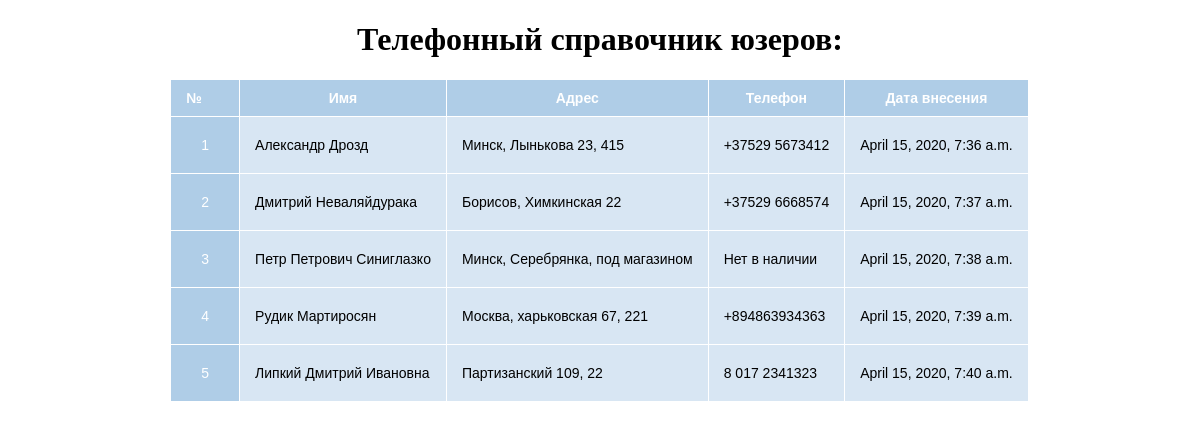
The page / on the database its author committed.
### phonecat/models.py (models this page shows)
class PhonesTab(models.Model):
    Name = models.CharField(max_length=255)
    RegDate = models.DateTimeField('date published')
    Address = models.CharField(max_length=255)
    Phone = models.CharField(max_length=30)

### phonecat/views.py (the view)
# urls.py: url(r'^$', views.index, name='index')
def index(request):
    message = None
    if "message" in request.GET:
        message = request.GET["message"]
    phn = PhonesTab.objects.all()
    return render(
        request,
        "index.html",
        locals()
    )

### templates/index.html (shortened to what this page needs)
{% load static %}
<!DOCTYPE html>
<html lang="en">
<head>
    <link rel="stylesheet" type="text/css" href="{% static 'table.css' %}">
</head>
<body>
<h1 align="center" >Телефонный справочник юзеров:</h1>
<table align="center"  >
    <tr align="center" >
        <th>№</th>
        <th>Имя</th>
        <th>Адрес</th>
        <th>Телефон</th>
        <th>Дата внесения</th>
    </tr>
    {% if phn %}
       {% for phone in phn %}
            <tr>
                <td>{{ phone.id }}</td>
                <td>{{ phone.Name }}</td>
                <td>{{ phone.Address  }}</td>
                <td>{{ phone.Phone }}</td>
                <td>{{ phone.RegDate}}</td>
            </tr>
        {% endfor %}
    {% endif %}
</table>
</body>
</html>

### static/table.css (style rules this page uses)
table { font-family: "Lucida Sans Unicode", "Lucida Grande", Sans-Serif; font-size: 14px; border-collapse: collapse; }
th, td:first-child { background: #AFCDE7; color: white; padding: 20px 30px; }
th, td { border-style: solid; border-width: 0 1px 1px 0; border-color: white; padding: 10px 15px; }
td { background: #D8E6F3; }
th:first-child, td:first-child { text-align: left; }

### rows shown on the page
PhonesTab: id "1", Name "Александр Дрозд", Address "Минск, Лынькова 23, 415", Phone "+37529 5673412", RegDate "April 15, 2020, 7:36 a.m."
PhonesTab: id "2", Name "Дмитрий Неваляйдурака", Address "Борисов, Химкинская 22", Phone "+37529 6668574", RegDate "April 15, 2020, 7:37 a.m."
PhonesTab: id "3", Name "Петр Петрович Синиглазко", Address "Минск, Серебрянка, под магазином", Phone "Нет в наличии", RegDate "April 15, 2020, 7:38 a.m."
PhonesTab: id "4", Name "Рудик Мартиросян", Address "Москва, харьковская 67, 221", Phone "+894863934363", RegDate "April 15, 2020, 7:39 a.m."
PhonesTab: id "5", Name "Липкий Дмитрий Ивановна", Address "Партизанский 109, 22", Phone "8 017 2341323", RegDate "April 15, 2020, 7:40 a.m."
